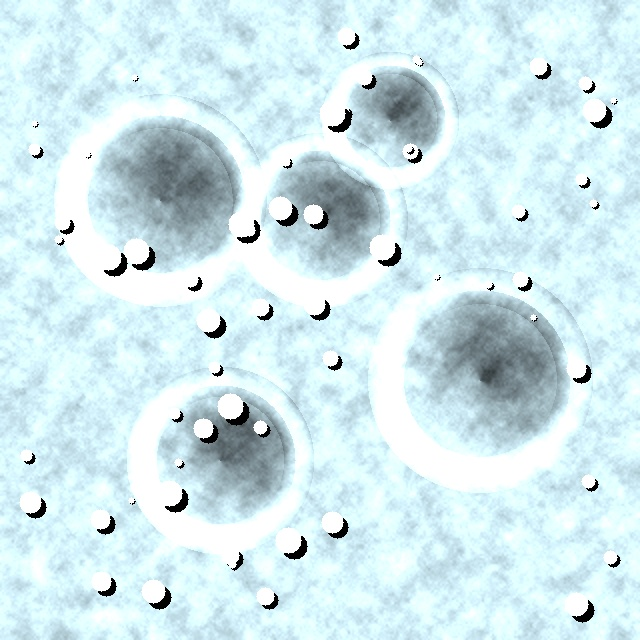
#> input picture data/presets/europa_ridge_plains.jpg, 640 x 640 px
$ python -i risk_analyzer.py   (imports and definitions only)   (older library calls are emulated)
#> lines starting #> are read from the running program, lines starting #| are printed output that depends on the picture
#> further down, picture is the input picture: shape (640, 640, 3); mean B, G, R 237, 232.1, 208.5
import numpy as np
import cv2
from typing import Dict, Any, List, Tuple
from backend.config import CLASS_RISK_WEIGHTS

class TerrainRiskAnalyzer:
    """
    Computes spatial risk density, slope/roughness approximations,
    and landing safety surfaces from detected hazards and raw topography.
    """

    # [32 lines left out: function compute_hazard_heatmap, not called in this run]

    @staticmethod
    def estimate_terrain_roughness(image_bgr: np.ndarray) -> np.ndarray:
        """
        Estimates surface roughness & slope variation using Laplacian & Sobel gradients.
        High texture variations indicate jagged rocks, boulders, or crater rims.
        """
        gray = cv2.cvtColor(image_bgr, cv2.COLOR_BGR2GRAY)
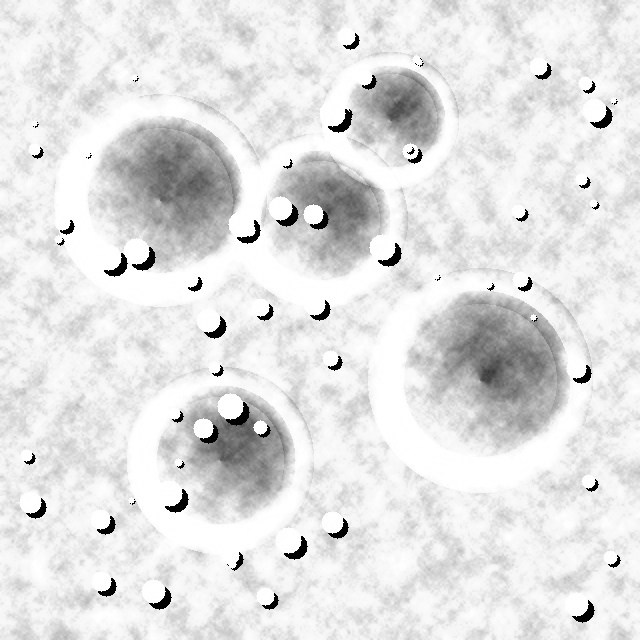
#> gray: shape (640, 640); min 0, max 255, mean 225.6

        # Gradient magnitude (Sobel)
        grad_x = cv2.Sobel(gray, cv2.CV_32F, 1, 0, ksize=3)
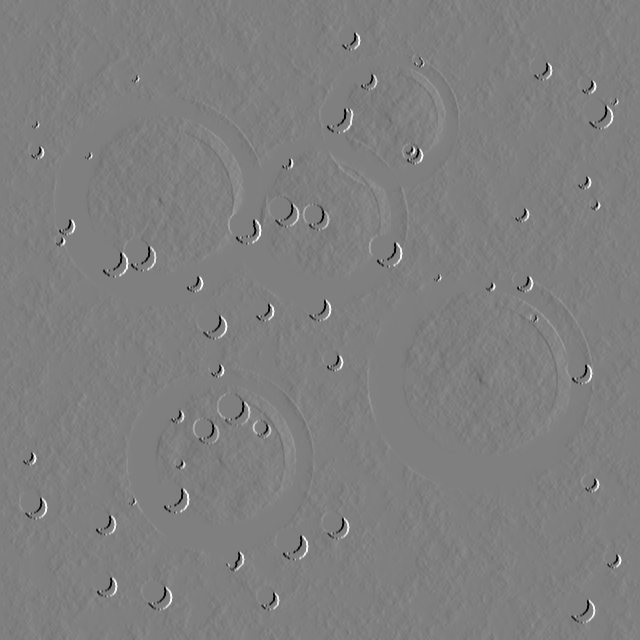
#> grad_x: shape (640, 640) float32; min -1020, max 1020, mean 0; drawn with min black and max white
        grad_y = cv2.Sobel(gray, cv2.CV_32F, 0, 1, ksize=3)
        magnitude = cv2.magnitude(grad_x, grad_y)
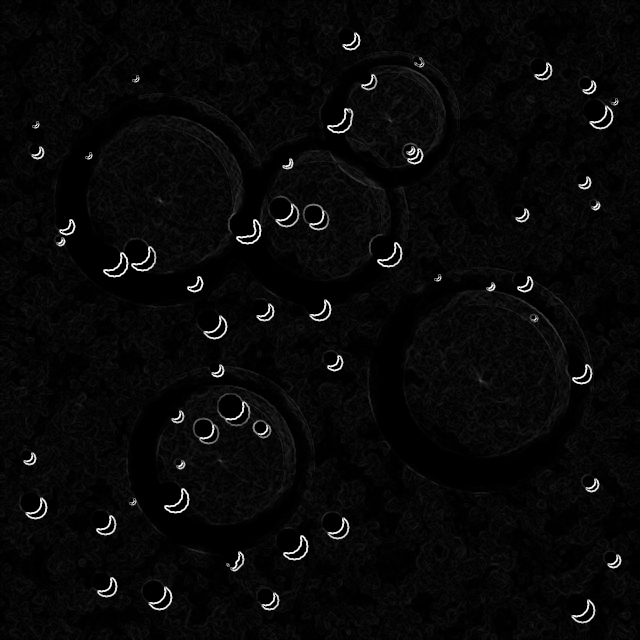
#> magnitude: shape (640, 640) float32; min 0, max 1140.4, mean 38.3; drawn with min black and max white

        # Surface local variance / roughness
        blur = cv2.GaussianBlur(gray, (5, 5), 0)
        laplacian = cv2.Laplacian(blur, cv2.CV_32F, ksize=3)
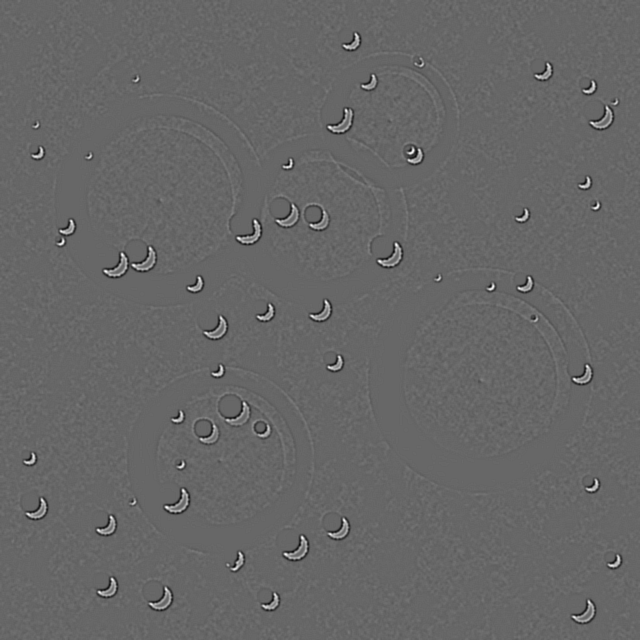
#> laplacian: shape (640, 640) float32; min -286, max 420, mean 0; drawn with min black and max white
        roughness = np.abs(laplacian) * 0.5 + magnitude * 0.5

        # Normalize to [0.0, 1.0]
        norm_roughness = cv2.normalize(roughness, None, 0.0, 1.0, cv2.NORM_MINMAX)
        return norm_roughness

    # [57 lines left out: functions generate_combined_risk_surface, summarize_risk, not called in this run]

>>> import cv2
>>> picture = cv2.imread('../../data/presets/europa_ridge_plains.jpg')
>>> result = TerrainRiskAnalyzer().estimate_terrain_roughness(picture)
